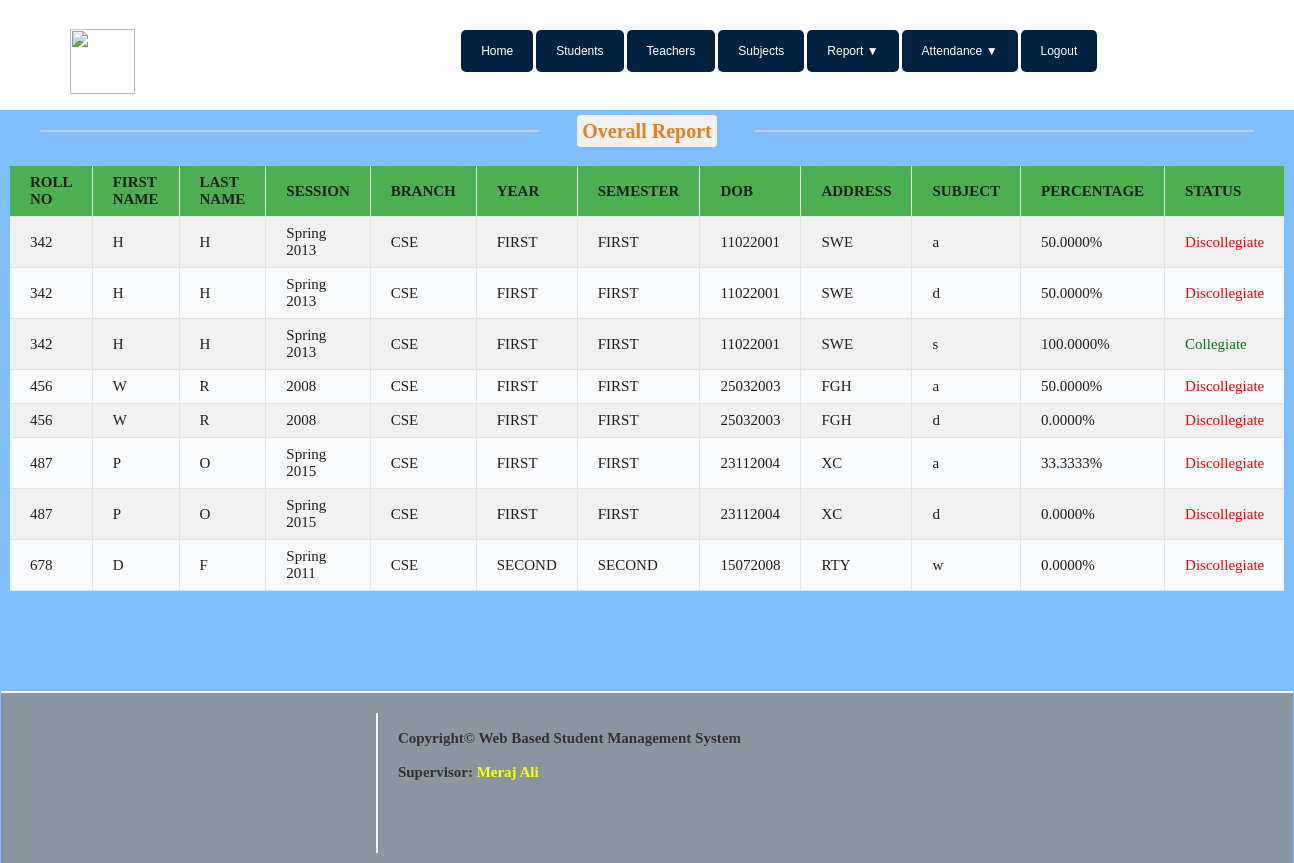
The app's page /teacher/overall_attendance_report.php with its own data.
### tables this page shows
CREATE TABLE `attd_tbl` (
  `std_id` int(11) NOT NULL,
  `semester` varchar(50) NOT NULL,
  `subject` varchar(50) NOT NULL,
  `date` date NOT NULL,
  `attendance` varchar(10) NOT NULL,
  `id` int(11) NOT NULL
);

CREATE TABLE `bhup` (
  `fname` varchar(50) NOT NULL,
  `lname` varchar(50) NOT NULL,
  `session` varchar(50) NOT NULL,
  `rn` varchar(50) NOT NULL,
  `branch` varchar(50) NOT NULL,
  `year` varchar(50) NOT NULL,
  `semester` varchar(50) NOT NULL,
  `dob` varchar(50) NOT NULL,
  `address` varchar(50) NOT NULL,
  `id` int(11) NOT NULL,
  `pass_code` int(11) NOT NULL
);

### teacher/overall_attendance_report.php (the view, shortened to what this page needs)
<?php
include "header_teacher.php"; ?>
				<div class="content">
                    <div class="text-center">
                        <hr class="team_hr team_hr_left hr_gray"/><span class="span_blog txt_darkgrey txt_orange">Overall Report</span>
                        <hr class="team_hr team_hr_right hr_gray" />
                    </div>
				    <br>
                    <center>
					<?php
					echo"<center><table >";
					  	echo"<tr>
					        <th>ROLL NO</th>
		                    <th>FIRST NAME</th>
		                    <th>LAST NAME</th>
		                    <th>SESSION</th>
		                    <th>BRANCH</th>
		                    <th>YEAR</th>
		                    <th>SEMESTER</th>
		                    <th>DOB</th>
		                    <th>ADDRESS</th>
		                    <th>SUBJECT</th>
		                    <th>PERCENTAGE</th>
		                    <th>STATUS</th>
		                    </tr>";
						mysqli_select_db($conn,$dbname);
			            $query3=mysqli_query($conn,"Select * from attd_tbl T inner join bhup st on st.rn=T.std_id group by st.rn,T.subject");
			            while($row=mysqli_fetch_row($query3))
				      	{
				        		echo"<tr>";
				                echo '<td>'. $row[0] . '</td>';
		                        echo '<td>'. $row[6] . '</td>';
		                        echo '<td>'. $row[7] . '</td>';
		                        echo '<td>'. $row[8] . '</td>';
		                        echo '<td>'. $row[10] . '</td>';
		                        echo '<td>'. $row[11] . '</td>';
		                        echo '<td>'. $row[12] . '</td>';
		                        echo '<td>'. $row[13] . '</td>';
		                        echo '<td>'. $row[14] . '</td>';
		                        echo '<td>'. $row[02] . '</td>';
				      		$query=mysqli_query($conn,"Select (Select count(*) from attd_tbl Where attendance='P' and std_id='$row[0]' and subject='$row[2]')/ count(attendance)  *100 as per from attd_tbl where std_id='$row[0]' and subject='$row[2]'");
						  while ($row2=mysqli_fetch_row($query))
						    {
							     echo '<td>'. $row2[0] . '%</td>';
							      if($row2[0]>=75)
						          {
						          echo "<td><span style='color:green;'>Collegiate</span></td>";
						          }
						          if($row2[0]<60)
						          {
						          echo "<td><span style='color:red;'>Discollegiate</span></td>";
						          }
							   }
							   echo"</tr>";
				      }
					  echo"</center></table>";
					?>
					</center>
				</div>
<?php include "footer.php"; ?>

### css/C.css (style rules this page uses)
html,body,p,h2,div,ul,li,a { margin: 0; padding: 0; }
body { background-color: #09123B; background-color:#80BFFF; }
.content { position: relative; top:110px; //min-height: 2000px; min-height: 270px; //width: 750px; //width: 100%; //border: 2px solid white; border-radius: 0px; background-color: #80BFFF; color: white; //text-align: center; //text-decoration: none; font-family: Times New Roman; font-size: 20px; font-style: ; font-weight: ; //margin-top: 200px; //margin-left: 230px ; //margin-left: 17%; //margin-right: 280px; padding: 10px; float: ; }
.text-center { text-align: center; }
.team_hr { //border: 1px solid #fff; width: 39%; float: left; border: 1px solid #cccccc; }
.team_hr_left { //margin-right: 80px; margin-left: 30px; float: left; }
.team_hr_right { //margin-left: 30px; margin-right: 30px; float: right; }
.span_blog { margin-bottom: 80px; }
.txt_orange { color: #e67e22; background-color: #E0E0E0; background-color: #F1F1F1; padding: 5px; border-radius: 4px; font-weight: bold; }
td:first-child { border-left:none }
td:last-child { border-right:none }
th:last-child { border-right:none }
tr:nth-child(even) { background-color: #F1F1F1 }
th { background-color: #4CAF50 }
table { border-collapse: collapse; background-color: #F9FAFB; //border-radius: 8px; width: 95%; }
th,td { border-collapse: collapse; border-right: 1px solid #E3E4E5; border-bottom: 1px solid #E3E4E5; padding: 8px 20px; text-align: left; color:#202020; //font-family: sans-serif; font-size: 15px; //height: 40px; //border-radius: 5px; }

### records on screen
attd_tbl: std "342", bhup.fname "H", bhup.lname "H", bhup.session "Spring 2013", bhup.branch "CSE", bhup.year "FIRST", bhup.semester "FIRST", bhup.dob "11022001", bhup.address "SWE", subject "a", row2 "50.0000"
attd_tbl: std "342", bhup.fname "H", bhup.lname "H", bhup.session "Spring 2013", bhup.branch "CSE", bhup.year "FIRST", bhup.semester "FIRST", bhup.dob "11022001", bhup.address "SWE", subject "d", row2 "50.0000"
attd_tbl: std "342", bhup.fname "H", bhup.lname "H", bhup.session "Spring 2013", bhup.branch "CSE", bhup.year "FIRST", bhup.semester "FIRST", bhup.dob "11022001", bhup.address "SWE", subject "s", row2 "100.0000"
attd_tbl: std "456", bhup.fname "W", bhup.lname "R", bhup.session "2008", bhup.branch "CSE", bhup.year "FIRST", bhup.semester "FIRST", bhup.dob "25032003", bhup.address "FGH", subject "a", row2 "50.0000"
attd_tbl: std "456", bhup.fname "W", bhup.lname "R", bhup.session "2008", bhup.branch "CSE", bhup.year "FIRST", bhup.semester "FIRST", bhup.dob "25032003", bhup.address "FGH", subject "d", row2 "0.0000"
attd_tbl: std "487", bhup.fname "P", bhup.lname "O", bhup.session "Spring 2015", bhup.branch "CSE", bhup.year "FIRST", bhup.semester "FIRST", bhup.dob "23112004", bhup.address "XC", subject "a", row2 "33.3333"
attd_tbl: std "487", bhup.fname "P", bhup.lname "O", bhup.session "Spring 2015", bhup.branch "CSE", bhup.year "FIRST", bhup.semester "FIRST", bhup.dob "23112004", bhup.address "XC", subject "d", row2 "0.0000"
attd_tbl: std "678", bhup.fname "D", bhup.lname "F", bhup.session "Spring 2011", bhup.branch "CSE", bhup.year "SECOND", bhup.semester "SECOND", bhup.dob "15072008", bhup.address "RTY", subject "w", row2 "0.0000"
